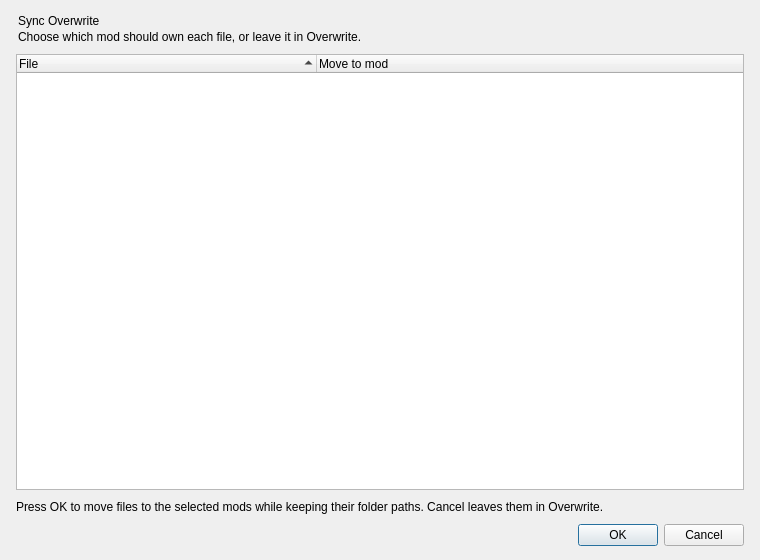
<?xml version="1.0" encoding="UTF-8"?>
<ui version="4.0">
 <class>SyncOverwriteDialog</class>
 <widget class="QDialog" name="SyncOverwriteDialog">
  <property name="geometry">
   <rect>
    <x>0</x>
    <y>0</y>
    <width>760</width>
    <height>560</height>
   </rect>
  </property>
  <property name="windowTitle">
   <string>Sync Overwrite</string>
  </property>
  <layout class="QVBoxLayout" name="verticalLayout">
   <property name="spacing">
    <number>10</number>
   </property>
   <property name="leftMargin">
    <number>16</number>
   </property>
   <property name="topMargin">
    <number>14</number>
   </property>
   <property name="rightMargin">
    <number>16</number>
   </property>
   <property name="bottomMargin">
    <number>14</number>
   </property>
   <item>
    <widget class="QWidget" name="syncHeader">
     <layout class="QVBoxLayout" name="syncHeaderLayout">
      <property name="spacing">
       <number>2</number>
      </property>
      <property name="leftMargin">
       <number>2</number>
      </property>
      <property name="topMargin">
       <number>0</number>
      </property>
      <property name="rightMargin">
       <number>2</number>
      </property>
      <property name="bottomMargin">
       <number>0</number>
      </property>
      <item>
       <widget class="QLabel" name="syncPageTitle">
        <property name="text">
         <string>Sync Overwrite</string>
        </property>
       </widget>
      </item>
      <item>
       <widget class="QLabel" name="syncPageSubtitle">
        <property name="text">
         <string>Choose which mod should own each file, or leave it in Overwrite.</string>
        </property>
        <property name="wordWrap">
         <bool>true</bool>
        </property>
       </widget>
      </item>
     </layout>
    </widget>
   </item>
   <item>
    <widget class="QTreeWidget" name="syncTree">
     <property name="sortingEnabled">
      <bool>true</bool>
     </property>
     <attribute name="headerDefaultSectionSize">
      <number>300</number>
     </attribute>
     <column>
      <property name="text">
       <string>File</string>
      </property>
     </column>
     <column>
      <property name="text">
       <string>Move to mod</string>
      </property>
     </column>
    </widget>
   </item>
   <item>
    <widget class="QLabel" name="syncFooterNote">
     <property name="text">
      <string>Press OK to move files to the selected mods while keeping their folder paths. Cancel leaves them in Overwrite.</string>
     </property>
     <property name="wordWrap">
      <bool>true</bool>
     </property>
    </widget>
   </item>
   <item>
    <widget class="QDialogButtonBox" name="buttonBox">
     <property name="orientation">
      <enum>Qt::Horizontal</enum>
     </property>
     <property name="standardButtons">
      <set>QDialogButtonBox::Cancel|QDialogButtonBox::Ok</set>
     </property>
    </widget>
   </item>
  </layout>
 </widget>
 <resources/>
 <connections>
  <connection>
   <sender>buttonBox</sender>
   <signal>accepted()</signal>
   <receiver>SyncOverwriteDialog</receiver>
   <slot>accept()</slot>
   <hints>
    <hint type="sourcelabel">
     <x>248</x>
     <y>254</y>
    </hint>
    <hint type="destinationlabel">
     <x>157</x>
     <y>274</y>
    </hint>
   </hints>
  </connection>
  <connection>
   <sender>buttonBox</sender>
   <signal>rejected()</signal>
   <receiver>SyncOverwriteDialog</receiver>
   <slot>reject()</slot>
   <hints>
    <hint type="sourcelabel">
     <x>316</x>
     <y>260</y>
    </hint>
    <hint type="destinationlabel">
     <x>286</x>
     <y>274</y>
    </hint>
   </hints>
  </connection>
 </connections>
</ui>
